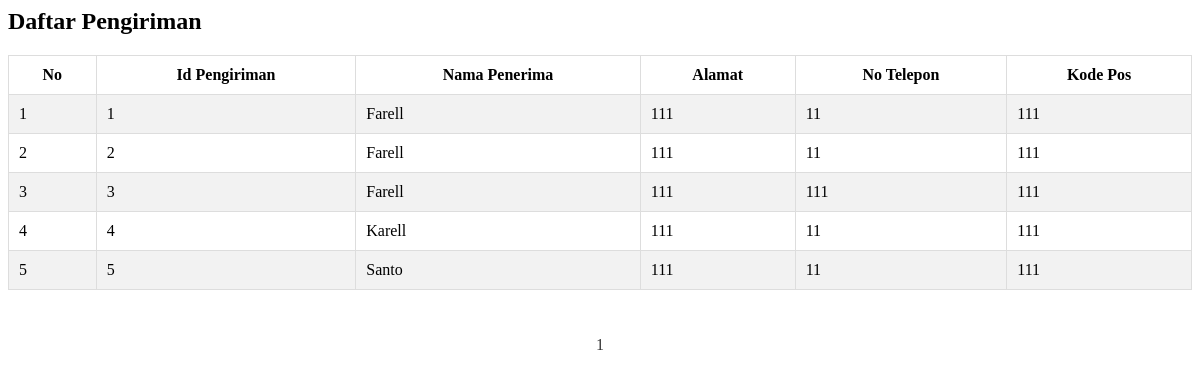
Page /admin/page/admin/pengiriman/pengiriman.php on the committed database.
### tables this page shows
CREATE TABLE `tbl_pengiriman` (
  `id_pengiriman` int(11) NOT NULL,
  `nama_penerima` varchar(255) NOT NULL,
  `alamat` text NOT NULL,
  `kode_pos` varchar(10) NOT NULL,
  `nomor_telepon` varchar(15) NOT NULL
);

### admin/page/admin/pengiriman/pengiriman.php (the view, shortened to what this page needs)
<link rel="stylesheet" href="https://unpkg.com/boxicons@2.1.4/css/boxicons.min.css">
<div id="box">
  <?php
  include 'koneksi/koneksi.php';
  $hal = isset($_GET['hal']) ? $_GET['hal'] : 1;
  $batas = 10;
  $posisi = ($hal - 1) * $batas;
  $query = $conn->prepare("SELECT * FROM tbl_pengiriman LIMIT $posisi, $batas");
  $query->execute();
  $data = $query->fetchAll();
  ?>
  <h2>Daftar Pengiriman</h2>
  <table class="news">
    <tr>
      <th style="text-align: center;">No</th>
      <th style="text-align: center;">Id Pengiriman</th>
      <th style="text-align: center;">Nama Penerima</th>
      <th style="text-align: center;">Alamat</th>
      <th style="text-align: center;">No Telepon</th>
      <th style="text-align: center;">Kode Pos</th>
    </tr>
    <?php
    $no = $posisi + 1;
    foreach ($data as $value): ?>
      <tr>
        <td style="white-space: nowrap;"><?php echo $no; ?></td>
        <td style="white-space: nowrap;"><?php echo $value['id_pengiriman'] ?></td>
        <td style="white-space: nowrap;"><?php echo $value['nama_penerima'] ?></td>
        <td style="white-space: nowrap;"><?php echo $value['alamat'] ?></td>
        <td style="white-space: nowrap;"><?php echo $value['nomor_telepon'] ?></td>
        <td style="white-space: nowrap;"><?php echo $value['kode_pos'] ?></td>
      </tr>
      <?php
      $no++;
    endforeach;
    ?>
  </table>
  <br>
  <?php
  $semua = $conn->prepare("SELECT * FROM tbl_pengiriman");
  $semua->execute();
  $jmldata = $semua->rowCount();
  $jmlhal = ceil($jmldata / $batas);
  echo "<div class='paging'>";
  for ($i = 1; $i <= $jmlhal; $i++) {
    if ($i == $hal) {
      echo "<span class='current'>$i</span>";
    } else {
      echo "<span><a href='?page=pengiriman&hal=$i'>$i</a></span>";
    }
  }
  echo "</div>";
  ?>
</div>

### admin/page/admin/pengiriman/pengiriman.php (style rules this page uses)
.news { width: 100%; border-collapse: collapse; margin-top: 20px; }
.news th, .news td { padding: 10px; border: 1px solid #ddd; text-align: left; }
.news tr:nth-child(even) { background-color: #f2f2f2; }
.paging { margin-top: 20px; text-align: center; }
.paging span, .paging a { display: inline-block; padding: 6px 12px; margin: 2px; border-radius: 4px; cursor: pointer; text-decoration: none; color: #333; }
#box { animation: fadeIn 0.5s ease; }

### rows in the picture
tbl_pengiriman: id_pengiriman "1", nama_penerima "Farell", alamat "111", nomor_telepon "11", kode_pos "111"
tbl_pengiriman: id_pengiriman "2", nama_penerima "Farell", alamat "111", nomor_telepon "11", kode_pos "111"
tbl_pengiriman: id_pengiriman "3", nama_penerima "Farell", alamat "111", nomor_telepon "111", kode_pos "111"
tbl_pengiriman: id_pengiriman "4", nama_penerima "Karell", alamat "111", nomor_telepon "11", kode_pos "111"
tbl_pengiriman: id_pengiriman "5", nama_penerima "Santo", alamat "111", nomor_telepon "11", kode_pos "111"
